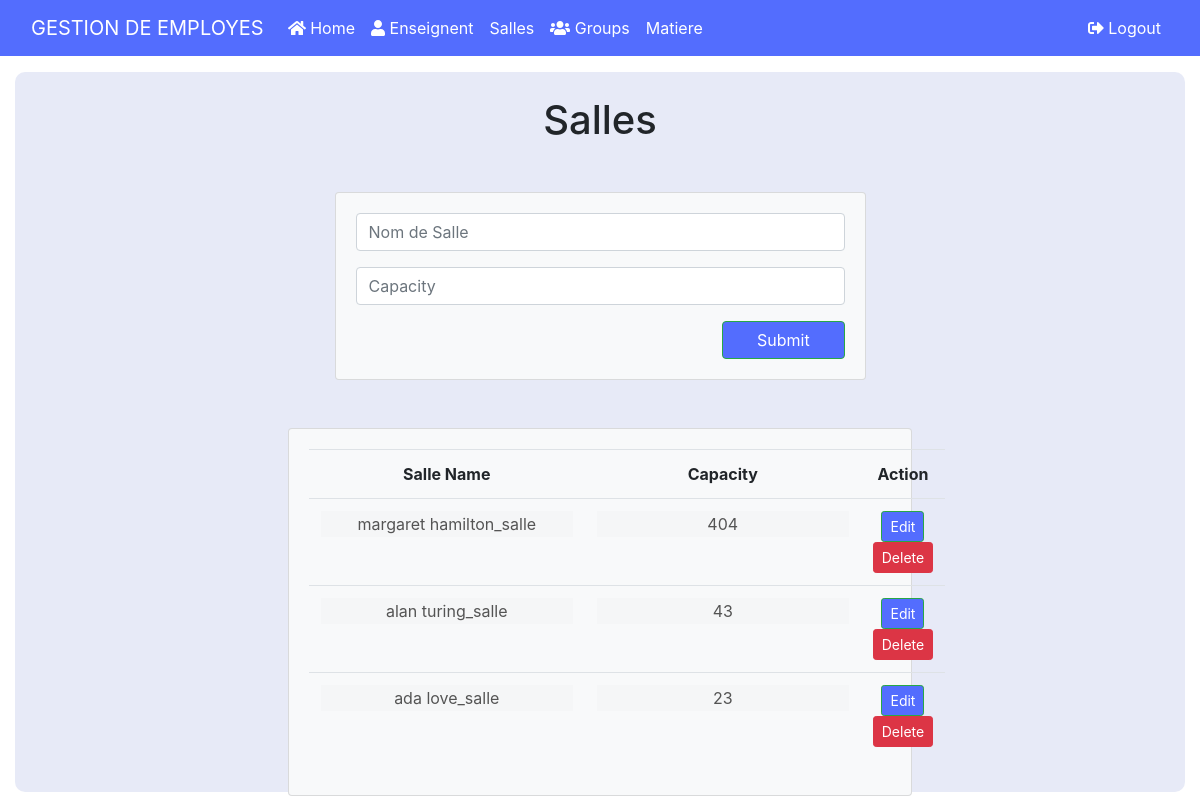
Screenshot of /salles/salle (signed in) with the database file from the repository.
### tables this page shows
CREATE TABLE `salle` (
  `id` int(11) NOT NULL,
  `salle` text NOT NULL,
  `capacite` int(11) NOT NULL
);

### app/controllers/Salles.php (called while the page is built, shortened)
<?php
class  Salles extends Controller
{
  public function __construct()
  {
    $this->modelSalle = $this->model("Salle");
  }
  public function index()
  {
    $this->view("salle/Salles", $this->getData());
  }
  public function getData()
  {
    return $this->modelSalle->getData();
  }
}

### app/libraries/Core.php (called while the page is built, shortened)
<?php
    class Core
    {
        protected $currentMethod = 'Index';
        public function __construct()
        {
            $url = $this->getUrl();
            if(!empty($url[0]) && file_exists('../app/controllers/' . ucwords($url[0]) . '.php'))
            {
                unset($url[0]);
            }
            $this->currentController = new $this->currentController;
            $this->params = $url ? array_values($url) : [];
            call_user_func_array([$this->currentController,$this->currentMethod],$this->params);
        }
        public function getUrl()
        {
            if(isset($_GET['url']))
            {
                $url = rtrim($_GET['url'],'/');
                $url = filter_var($url, FILTER_SANITIZE_URL);
                $url = explode('/',$url);
                return $url;
            }
        }
    }
?>

### public/index.php (called while the page is built, shortened)
<?php
    $init = new Core();
?>

### app/libraries/Database.php (called while the page is built, shortened)
<?php
    class Database
    {
        private $host = DB_HOST;
        private $user = DB_USER;
        private $pass = DB_PASS;
        private $dbname = DB_NAME;
        private $dbh;
        private $stmt;
        public function __construct()
        {
            $dsn = 'mysql:host='.$this->host.';dbname='.$this->dbname;
            $options = array(
                PDO::ATTR_PERSISTENT => true,
                PDO::ATTR_ERRMODE => PDO::ERRMODE_EXCEPTION
            );
            try
            {
                $this->dbh = new PDO($dsn,$this->user,$this->pass,$options);
            }
            catch(PDOException $e)
            {
                $this->error = $e->getMessage();
                echo $this->error;
            }
        }
        public function query($sql)
        {
            $this->stmt = $this->dbh->prepare($sql);
        }
        public function execute()
        {
            return $this->stmt->execute();
        }
        public function resultSet()
        {
            $this->execute();
            return $this->stmt->fetchAll(PDO::FETCH_OBJ);
        }
    }
?>

### app/models/Salle.php (called while the page is built, shortened)
<?php
class Salle
{
    private $db;
    public function __construct()
    {
        $this->db = new Database;
    }
    public function getData()
    {
        $this->db->query('SELECT * FROM salle');
        $stm = $this->db->resultSet();
      return $stm;
    }
}
?>

### app/views/salle/Salles.php (the view, shortened to what this page needs)
<?php require_once APPROOT . '/views/inc/header.php' ?>
<div class="container-fluid p-4  " style="background-color: #d9def39e;height:90vh;border-radius:10px">
<h1 class="text-center  mt-0  ">Salles</h1>
<form action="http://localhost/brief5/salles/insert" method="post">
  <div class="col-md-6 mb-5 mt-5 mx-auto ">
    <div class="card card-body bg-light mt-6">
      <div class="input-group mb-3 ">
        <input type="text" name="salleName" class="form-control" placeholder="Nom de Salle" aria-label="Username" aria-describedby="basic-addon1">
      </div>
      <div class="input-group mb-3">
        <input type="text" name="capacity" class="form-control" placeholder="Capacity" aria-label="Username" aria-describedby="basic-addon1">
      </div>
      <div class="w-100 text-right ">
        <input type="submit" name="submit" class="w-25 btn btn-success btn-block float-right"  style="background-color: #536DFE;" value="Submit">
      </div>
    </div>
</form>
</div>
<div class="col-md-7 m-auto text-center">
  <div class="card card-body bg-light ">
      <table class="table">
        <tr>
          <th class="text-center">Salle Name</th>
          <th class="text-center">Capacity</th>
          <th class="text-center">Action</th>
        </tr>
        <?php foreach ($data as $key => $dat) : ?>
          <tr>
            <td>
              <input type="text" class="input1 text-center border-0" value="<?php echo $dat->salle ?>" name="salle_name"  >
            </td>
            <td>
              <input type="text"class="input1 text-center border-0"  value="<?php echo $dat->capacite ?>" name="capacity_numb" >
            </td>
            <td>
              <a href="http://localhost/brief5/salles/Save/<?= $dat->id ?>" id="Edit" class="btn btn-success btn-sm" onclick="edit(event)" name='Edit' style="background-color: #536DFE;" value="<?php echo  $dat->id ?>">Edit</a href="">
              <a href="http://localhost/brief5/salles/Delete/<?= $dat->id ?>" class="btn btn-danger btn-sm"  name='Delete' value="<?php echo $dat->id ?>">Delete</a>
            </td>
          </tr>
        <?php endforeach ?>
    </table>
  </div>
</div>
</div>
<?php require_once APPROOT . '/views/inc/footer.php' ?>

### rows the page displays
salle: salle_name "margaret hamilton_salle", capacity_numb "404", $dat->id 21 (drawn)
salle: salle_name "alan turing_salle", capacity_numb "43", $dat->id 22 (drawn)
salle: salle_name "ada love_salle", capacity_numb "23"

### other values shown
SITENAME "GESTION DE EMPLOYES"
